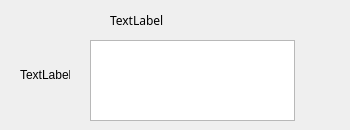
<?xml version="1.0" encoding="UTF-8"?>
<ui version="4.0">
 <class>DiaryLog</class>
 <widget class="QWidget" name="DiaryLog">
  <property name="geometry">
   <rect>
    <x>0</x>
    <y>0</y>
    <width>350</width>
    <height>130</height>
   </rect>
  </property>
  <property name="minimumSize">
   <size>
    <width>350</width>
    <height>130</height>
   </size>
  </property>
  <property name="maximumSize">
   <size>
    <width>350</width>
    <height>130</height>
   </size>
  </property>
  <property name="font">
   <font>
    <pointsize>9</pointsize>
   </font>
  </property>
  <property name="windowTitle">
   <string>Form</string>
  </property>
  <property name="styleSheet">
   <string notr="true"/>
  </property>
  <widget class="QLabel" name="timeLabel">
   <property name="geometry">
    <rect>
     <x>110</x>
     <y>10</y>
     <width>161</width>
     <height>21</height>
    </rect>
   </property>
   <property name="minimumSize">
    <size>
     <width>161</width>
     <height>21</height>
    </size>
   </property>
   <property name="maximumSize">
    <size>
     <width>161</width>
     <height>21</height>
    </size>
   </property>
   <property name="font">
    <font>
     <family>黑体</family>
    </font>
   </property>
   <property name="text">
    <string>TextLabel</string>
   </property>
  </widget>
  <widget class="QTextBrowser" name="textBrowser">
   <property name="geometry">
    <rect>
     <x>90</x>
     <y>40</y>
     <width>205</width>
     <height>81</height>
    </rect>
   </property>
   <property name="minimumSize">
    <size>
     <width>205</width>
     <height>81</height>
    </size>
   </property>
   <property name="maximumSize">
    <size>
     <width>205</width>
     <height>81</height>
    </size>
   </property>
   <property name="font">
    <font>
     <family>Arial</family>
    </font>
   </property>
   <property name="styleSheet">
    <string notr="true"/>
   </property>
   <property name="frameShape">
    <enum>QFrame::StyledPanel</enum>
   </property>
   <property name="frameShadow">
    <enum>QFrame::Raised</enum>
   </property>
   <property name="lineWidth">
    <number>4</number>
   </property>
  </widget>
  <widget class="QPushButton" name="deleteButton">
   <property name="geometry">
    <rect>
     <x>310</x>
     <y>50</y>
     <width>30</width>
     <height>30</height>
    </rect>
   </property>
   <property name="minimumSize">
    <size>
     <width>30</width>
     <height>30</height>
    </size>
   </property>
   <property name="maximumSize">
    <size>
     <width>30</width>
     <height>30</height>
    </size>
   </property>
   <property name="text">
    <string/>
   </property>
   <property name="icon">
    <iconset>
     <normaloff>:/images/IMG_9.jpeg</normaloff>:/images/IMG_9.jpeg</iconset>
   </property>
   <property name="flat">
    <bool>true</bool>
   </property>
  </widget>
  <widget class="QLabel" name="portraitLabel">
   <property name="geometry">
    <rect>
     <x>20</x>
     <y>50</y>
     <width>50</width>
     <height>50</height>
    </rect>
   </property>
   <property name="minimumSize">
    <size>
     <width>50</width>
     <height>50</height>
    </size>
   </property>
   <property name="maximumSize">
    <size>
     <width>50</width>
     <height>50</height>
    </size>
   </property>
   <property name="text">
    <string>TextLabel</string>
   </property>
  </widget>
  <widget class="QPushButton" name="detailButton">
   <property name="geometry">
    <rect>
     <x>310</x>
     <y>80</y>
     <width>30</width>
     <height>30</height>
    </rect>
   </property>
   <property name="minimumSize">
    <size>
     <width>30</width>
     <height>30</height>
    </size>
   </property>
   <property name="maximumSize">
    <size>
     <width>30</width>
     <height>30</height>
    </size>
   </property>
   <property name="text">
    <string/>
   </property>
   <property name="icon">
    <iconset>
     <normaloff>:/images/IMG_1.png</normaloff>:/images/IMG_1.png</iconset>
   </property>
   <property name="flat">
    <bool>true</bool>
   </property>
  </widget>
 </widget>
 <resources/>
 <connections/>
</ui>
